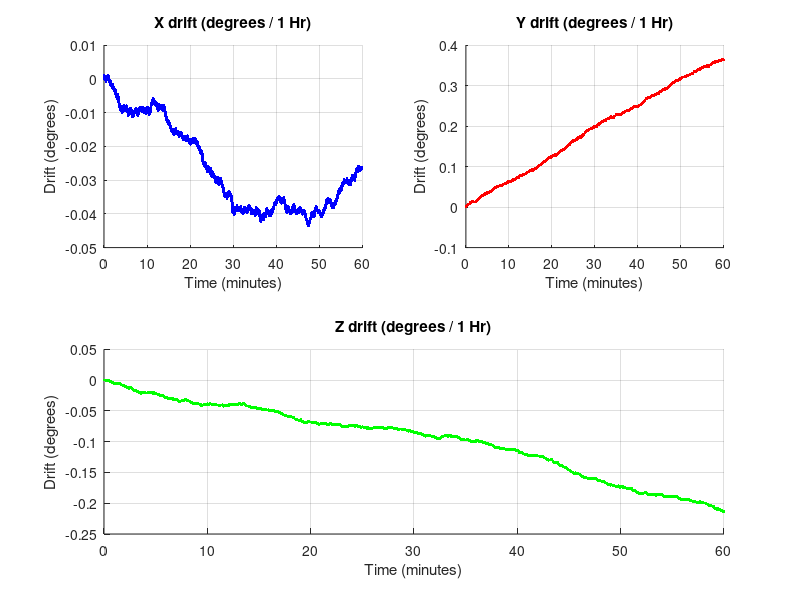
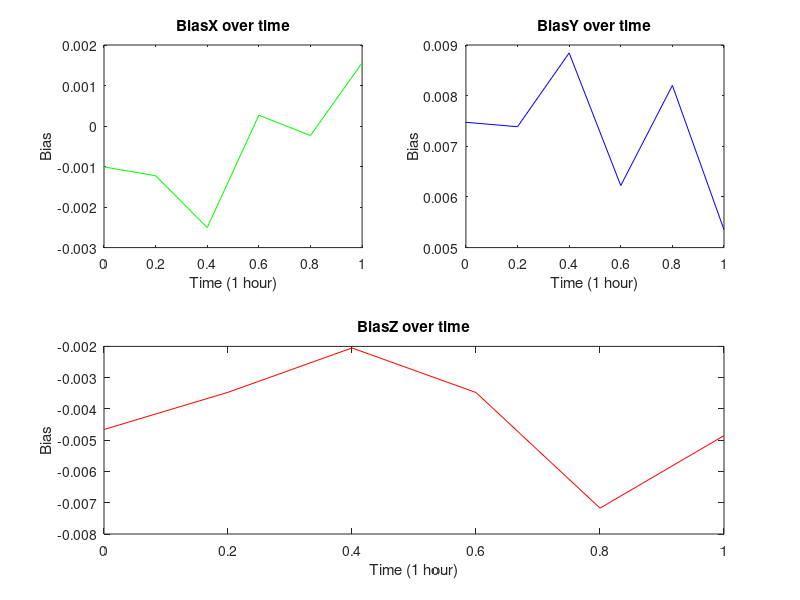

Source code (MATLAB) for these figures, in order:
%clear all;
close all;

Raw2AngleConversion = 131; % This value came from a Piazza post
Min2SecConversion = 3600;


%%%%%%%%%%%%%%%%%%%%%%%%%%%%%%%%%%%%%%%%%%%%%%%%%%%%%%%%%%%%%%%%%%%%%%%%%%%
%%%%%%%%%%%%%%%%%%%%% 10 SECOND GYROSCOPE DATA BELOW %%%%%%%%%%%%%%%%%%%%%%
%%%%%%%%%%%%%%%%%%%%%%%%%%%%%%%%%%%%%%%%%%%%%%%%%%%%%%%%%%%%%%%%%%%%%%%%%%%

% open csv file
fileSec10s = fopen('Gyro10sec_data.csv');

% Read data
readData10s = textscan(fileSec10s, '%f %f %f','HeaderLines',1,'Delimiter',',');

% Extract data from readData
raw10X = readData10s{1,1}(:,1); % all rows 1st column
raw10Y = readData10s{1,2}(:,1); % all rows 2nd column
raw10Z = readData10s{1,3}(:,1); % all rows 3rd column

fixed10X = rmmissing(raw10X); % this is removing all the bad "NaN" data
fixed10Y = rmmissing(raw10Y);
fixed10Z = rmmissing(raw10Z);
%%%%%%%%%%%%%%%%%%%%%%%%%%%%%%%%%%%%%%%%%%%%%%%%%%%%%%%%%%%%%%%%%%%%%%%%%%%
%%%%%%%%%%%%%%%%%%%%% 1 HOUR GYROSCOPE DATA BELOW %%%%%%%%%%%%%%%%%%%%%%%%%
%%%%%%%%%%%%%%%%%%%%%%%%%%%%%%%%%%%%%%%%%%%%%%%%%%%%%%%%%%%%%%%%%%%%%%%%%%%

% open csv file
fileSec1hr = fopen('Gyro1hr_data.csv');

% Read data
readData1hr = textscan(fileSec1hr, '%f %f %f','HeaderLines',1,'Delimiter',',');

% Extract data from readData
raw1hX = readData1hr{1,1}(:,1); % all rows 1st column
raw1hY = readData1hr{1,2}(:,1); % all rows 2nd column
raw1hZ = readData1hr{1,3}(:,1); % all rows 3rd column

fixed1hX = rmmissing(raw1hX); % this is removing all the bad "NaN" data
fixed1hY = rmmissing(raw1hY);
fixed1hZ = rmmissing(raw1hZ);
%%%%%%%%%%%%%%%%%%%%%%%%%%%%%%%%%%%%%%%%%%%%%%%%%%%%%%%%%%%%%%%%%%%%%%%%%%%
%%%%%%%%%%%%%%%%%%%%%%%%%%%%%%%%%%%%%%%%%%%%%%%%%%%%%%%%%%%%%%%%%%%%%%%%%%%
%%%%%%%%%%%%%%%%%%%%%%%%%%%%%%%%%%%%%%%%%%%%%%%%%%%%%%%%%%%%%%%%%%%%%%%%%%%

offset10X = mean(fixed10X) % this is the offset for 10s data X-direction
offset10Y = mean(fixed10Y) % this is the offset for 10s data Y-direction
offset10Z = mean(fixed10Z) % this is the offset for 10s data Z-direction

% convert raw reading to angular rate
angle1hX = (fixed1hX - offset10X) ./ Raw2AngleConversion;
angle1hY = (fixed1hY - offset10Y) ./ Raw2AngleConversion;
angle1hZ = (fixed1hZ - offset10Z) ./ Raw2AngleConversion;

% This is splitting up the data to get an average of the data for 6
% different intervals
index = {[1:30008],[30009:60015],[60016:90022],[90023:120029],[120030:150036],[150037:180045]};
aveBiasX = cellfun(@(x) mean(angle1hX(x)),index)
aveBiasY = cellfun(@(x) mean(angle1hY(x)),index)
aveBiasZ = cellfun(@(x) mean(angle1hZ(x)),index)

% setup some time to plot over
Time = linspace(0, 60, 180045); % used for plotting drift
Time2 = linspace(0, 1, 6); % used for plotting bias

% integrate the angles to get drift
driftX = cumtrapz(angle1hX) / Min2SecConversion;
driftY = cumtrapz(angle1hY) / Min2SecConversion;
driftZ = cumtrapz(angle1hZ) / Min2SecConversion;

% plot driftX
figure(1);
subplot(2,2,1)
cla; hold on; grid on;
plot(Time, driftX, 'b.');
xlabel('Time (minutes)');
ylabel('Drift (degrees)');
title('X drift (degrees / 1 Hr)');

%plot driftY
subplot(2,2,2)
cla; hold on; grid on;
plot(Time, driftY, 'r.');
xlabel('Time (minutes)');
ylabel('Drift (degrees)');
title('Y drift (degrees / 1 Hr)');

%plot driftZ
subplot(2,1,2)
cla; hold on; grid on;
plot(Time, driftZ, 'g.');
xlabel('Time (minutes)');
ylabel('Drift (degrees)');
title('Z drift (degrees / 1 Hr)');

%plot bias over time
figure(2);
subplot(2,2,1)
plot(Time2, aveBiasX, 'g-');
xlabel('Time (1 hour)');
ylabel('Bias');
title('BiasX over time');

subplot(2,2,2)
plot(Time2, aveBiasY, 'b-');
xlabel('Time (1 hour)');
ylabel('Bias');
title('BiasY over time');

subplot(2,1,2)
plot(Time2, aveBiasZ, 'r-');
xlabel('Time (1 hour)');
ylabel('Bias');
title('BiasZ over time');

